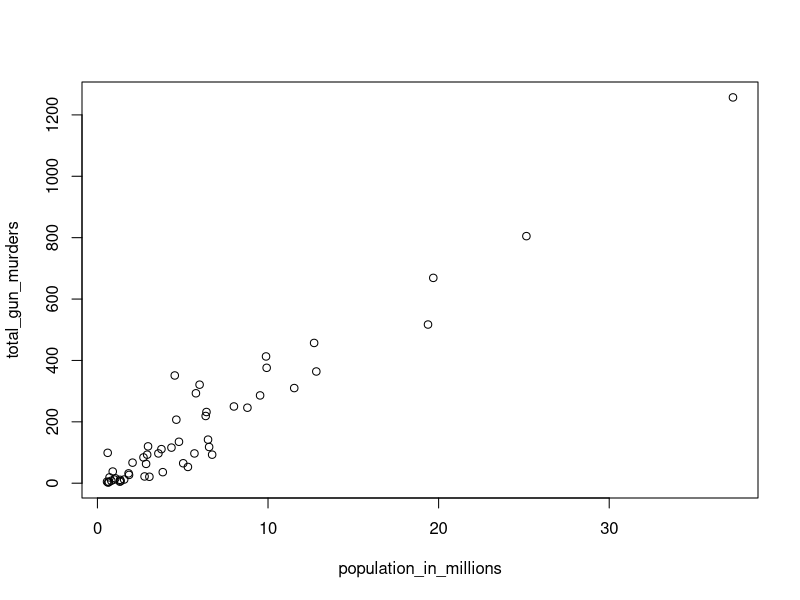
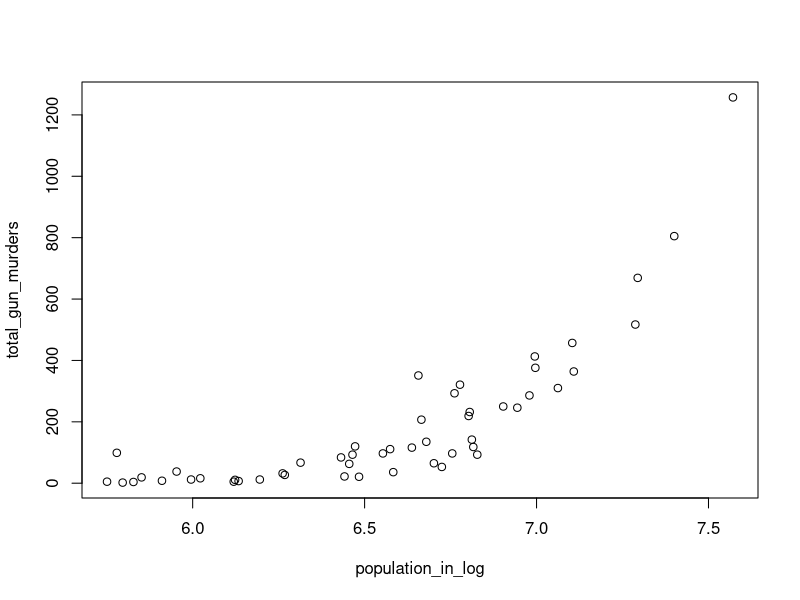
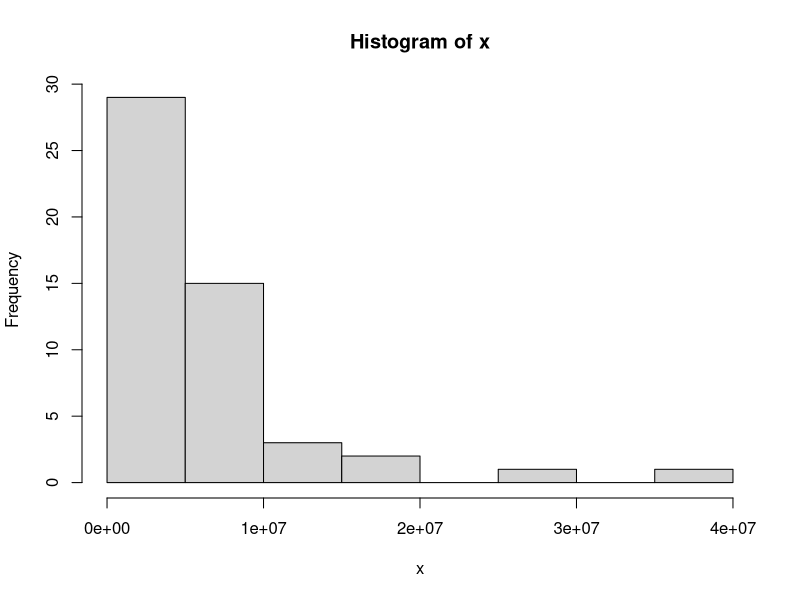
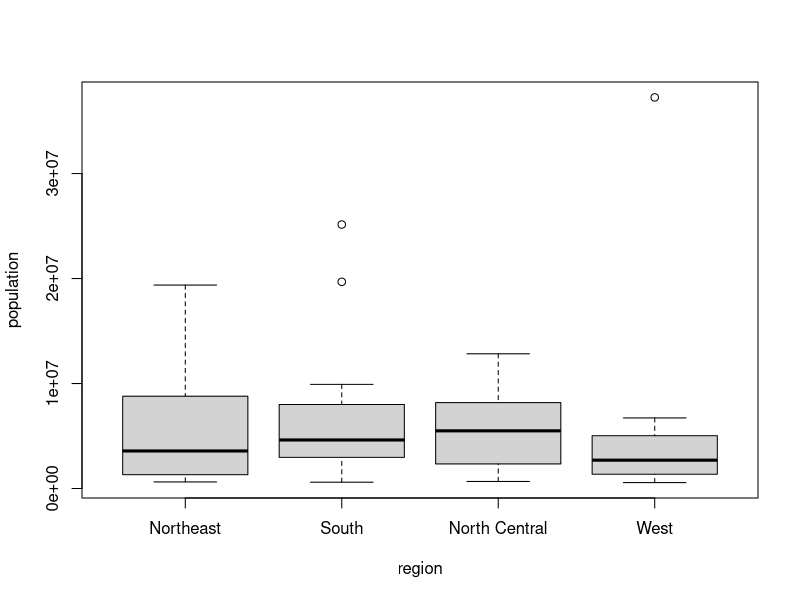

These charts were generated, in order, by the following R code:
## ---- chunk 1
knitr::opts_chunk$set(echo = TRUE)
## ---- chunk 2
library(dslabs)
data(murders) 
## ---- chunk 3
pop <- murders$population
pop <- sort(pop)
pop[1]
## ---- chunk 4
order(murders$population)[1]

## ---- chunk 5
which.min(murders$population)
## ---- chunk 6
murders$state[which.min(murders$population)]
## ---- chunk 7
temp <- c(35, 88, 42, 84, 81, 30) 
city <- c("Beijing", "Lagos", "Paris", "Rio de Janeiro", 
"San Juan", "Toronto") 
city_temps <- data.frame(name = city, temperature = temp) 
## ---- chunk 8
peringkat <- rank(city_temps)
my_df <- data.frame(name = city, rank = peringkat)
my_df
## ---- chunk 9
ind <- order(city_temps$temperature)
my_df <- data.frame(name = city_temps$name[ind], temperature = city_temps$temperature[ind]) 
my_df
## ---- chunk 10
population_in_millions <- murders$population/10^6 
total_gun_murders <- murders$total 
plot(population_in_millions, total_gun_murders) 
## ---- chunk 11
population_in_log <- log10(murders$population)
total_gun_murders <- murders$total
plot(population_in_log, total_gun_murders)
## ---- chunk 12
x <- with(murders, population) 
hist(x)
## ---- chunk 13
boxplot(population~region, data = murders) 
